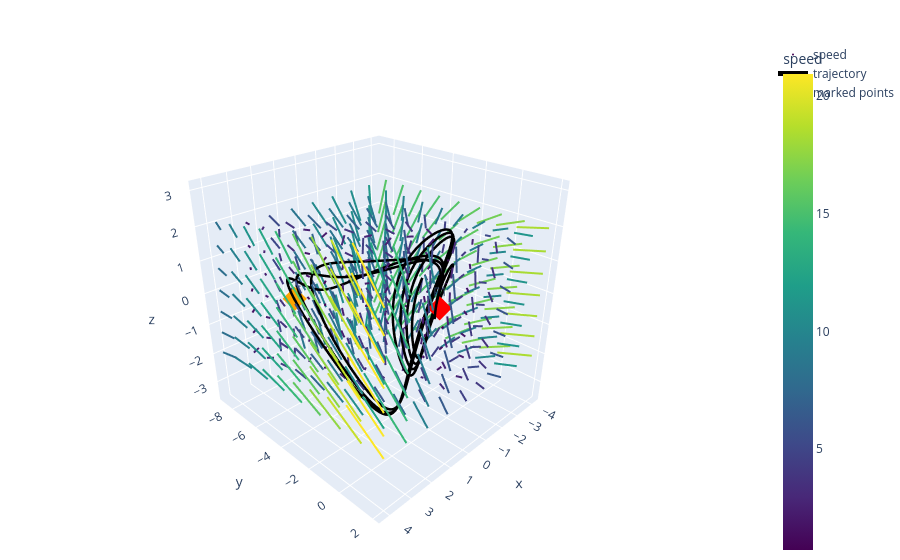

Notebook code for this chart:
### Markdown cell above
### Построить фазовый портрет.

### Code cell
from plotly.colors import sample_colorscale

# Segment duration in seconds
dt = 0.1

# Two points to highlight
points_to_mark = [tuple(p) for p in STATIC_POINTS]

# One trajectory settings
x0, y0, z0 = 0.0, 0.0, 0.0
trajectory_start = (x0, y0, z0)
t_span = (0.0, 40.0)
t_eval = np.linspace(t_span[0], t_span[1], 2200)

# System dynamics are defined in the general cell above.

# Build a 3D grid for short line segments
xg = np.linspace(-4.0, 4.0, 9)
yg = np.linspace(-8.0, 2.0, 9)
zg = np.linspace(-2.0, 2.0, 7)
X, Y, Z = np.meshgrid(xg, yg, zg, indexing="ij")

DX, DY, DZ = rhs((X, Y, Z))
S = np.sqrt(DX**2 + DY**2 + DZ**2)  # speed

# Endpoints after dt seconds (Euler step)
X2 = X + dt * DX
Y2 = Y + dt * DY
Z2 = Z + dt * DZ

# Colors by speed (same mapping for segments and arrows)
s_min = float(S.min())
s_max = float(S.max())
if s_max - s_min < 1e-12:
    s_norm = np.zeros_like(S)
else:
    s_norm = (S - s_min) / (s_max - s_min)

fig = go.Figure()

# Draw one colored short segment per grid point
for x1, y1, z1, x2, y2, z2, sn in zip(
    X.ravel(), Y.ravel(), Z.ravel(),
    X2.ravel(), Y2.ravel(), Z2.ravel(),
    s_norm.ravel(),
):
    color = sample_colorscale("Viridis", [float(sn)])[0]
    fig.add_trace(
        go.Scatter3d(
            x=[x1, x2],
            y=[y1, y2],
            z=[z1, z2],
            mode="lines",
            line=dict(width=4, color=color),
            showlegend=False,
        )
    )

fig.add_trace(
    go.Scatter3d(
        x=[None],
        y=[None],
        z=[None],
        mode="markers",
        marker=dict(
            size=0.1,
            color=[s_min, s_max],
            cmin=s_min,
            cmax=s_max,
            colorscale="Viridis",
            colorbar=dict(title="speed"),
            showscale=True,
        ),
        name="speed",
        showlegend=True,
        hoverinfo="skip",
    )
)

sol = solve_ivp(f, t_span, trajectory_start, t_eval=t_eval, rtol=1e-8, atol=1e-10)
fig.add_trace(
    go.Scatter3d(
        x=sol.y[0],
        y=sol.y[1],
        z=sol.y[2],
        mode="lines",
        line=dict(width=5, color="black"),
        name="trajectory",
    )
)

fig.add_trace(
    go.Scatter3d(
        x=[p[0] for p in points_to_mark],
        y=[p[1] for p in points_to_mark],
        z=[p[2] for p in points_to_mark],
        mode="markers+text",
        marker=dict(size=8, color=["red", "orange"], symbol="diamond"),
        text=["P1", "P2"],
        textposition="top center",
        name="marked points",
    )
)

fig.update_layout(
    scene=dict(
        xaxis_title="x",
        yaxis_title="y",
        zaxis_title="z",
        aspectmode="cube",
        camera=dict(eye=dict(x=1.6, y=1.6, z=1.2)),
    ),
    margin=dict(l=0, r=0, b=0, t=40),
)

fig.show()
